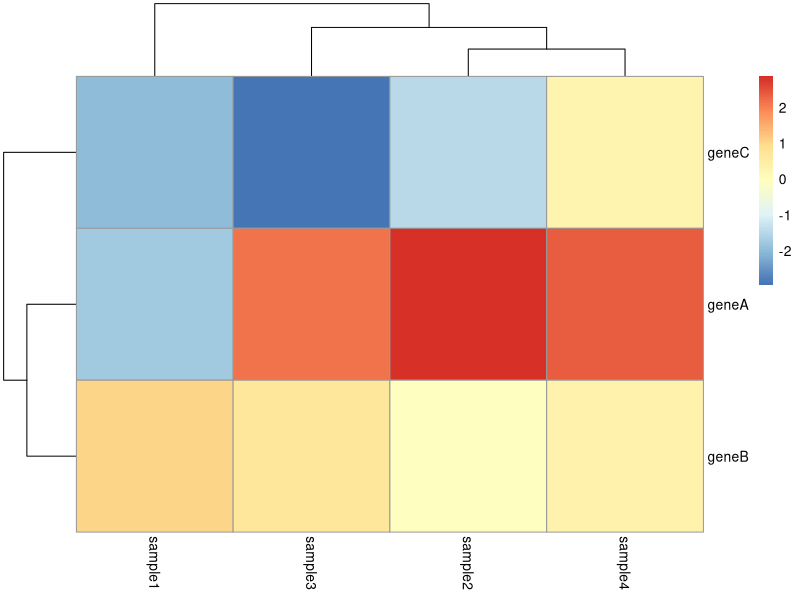
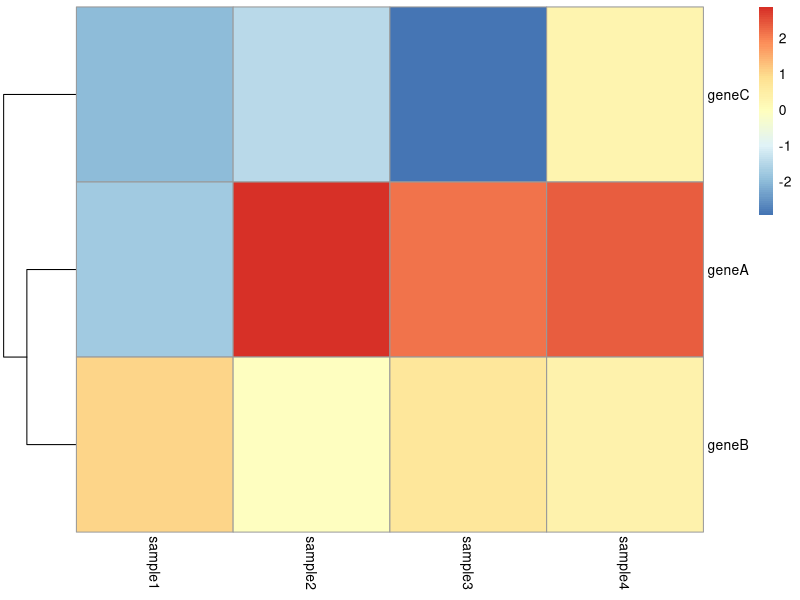
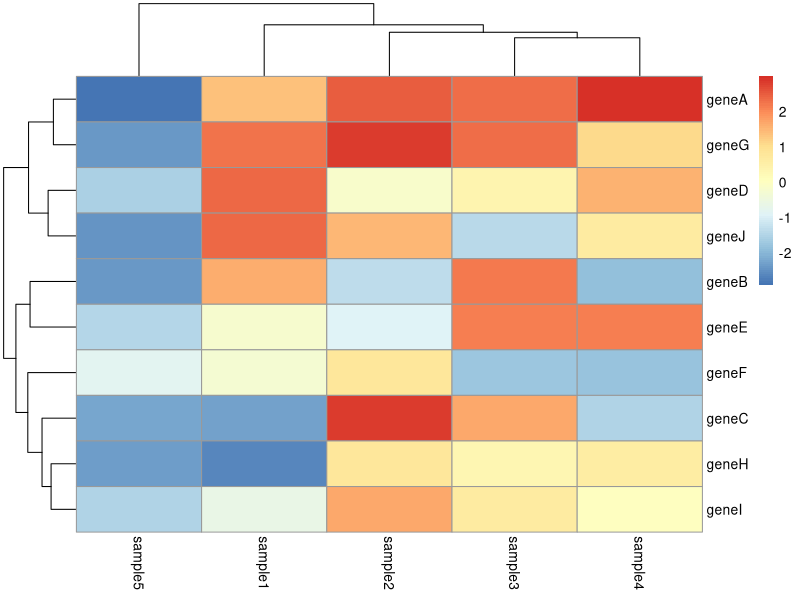

Reproduce these figures in R, in order.
###Creating heatmaps

install.packages("pheatmap")
library(pheatmap) # load library

### make a data frame with gene expression values. The gene IDs should be in row names.
df <- data.frame(row.names = c("geneA", "geneB", "geneC"),
                 sample1 = runif(3, min = -3, max = 3),
                 sample2 = runif(3, min = -3, max = 3),
                 sample3 = runif(3, min = -3, max = 3),
                 sample4 = runif(3, min = -3, max = 3))

### make a simple heatmap
# load library
library(pheatmap) 

# make the heatmap
pheatmap(df)


# re-draw the heatmap without clustering genes
pheatmap(df,
         cluster_cols = FALSE)


###Exercise: make a heatmap of 10 genes across 5 conditions
df <- data.frame(row.names = c("geneA", "geneB", "geneC", "geneD", "geneE", "geneF", "geneG", "geneH", "geneI", "geneJ"),
                 sample1 = runif(10, min = -3, max = 3),
                 sample2 = runif(10, min = -3, max = 3),
                 sample3 = runif(10, min = -3, max = 3),
                 sample4 = runif(10, min = -3, max = 3),
                 sample5 = runif(10, min= -3, max = 3))

# making the heatmap
pheatmap(df)

# re-draw the heatmap without clustering genes and no border 
pheatmap(df, border_color = NA, cluster_cols = FALSE, filename = "heatmapnoborder.png")

